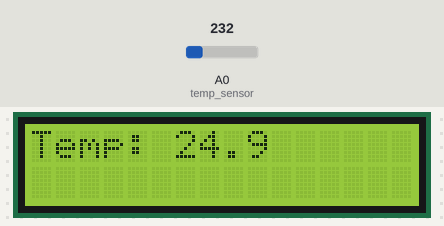
This sketch was run on a simulated Arduino Uno, built with avr-gcc and run on an emulated ATmega328P. Parts: 16×2 character LCD. Inputs (shaded band) come from the test bench; at power-on: A0 (temp_sensor) = 232.

Above: at 1.2 s.
1.3 s: A0 (temp_sensor) set to 250
At 2.4 s:
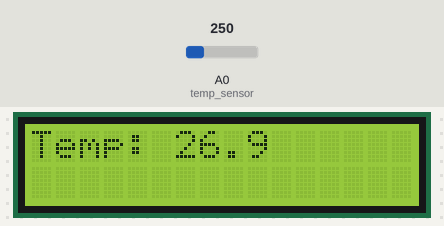
3.5 s: A0 (temp_sensor) set to 266
At 4.7 s:
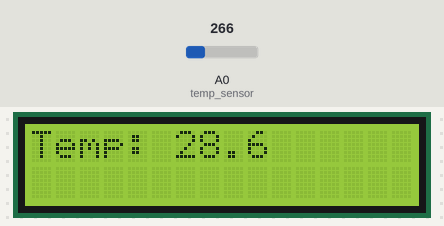
5.6 s: A0 (temp_sensor) set to 290
At 7.0 s:
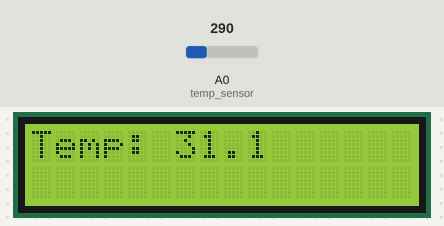
Timing chart, 0 to 8.6 s (numbered marks = the images above; inputs shaded):
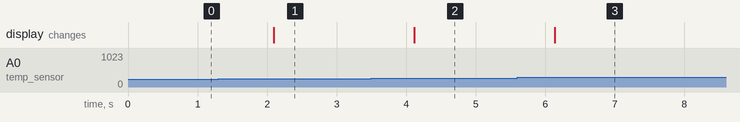

Measured:
- after the input at 1.3 s, the display: changes after 0.80 s (image 1)
- after the input at 3.5 s, the display: changes after 0.62 s (image 2)
- after the input at 5.6 s, the display: changes after 0.54 s (image 3)

The sketch:

ldc_thermometer.ino
```cpp
#include <Wire.h>
#include <LiquidCrystal_I2C.h>

LiquidCrystal_I2C lcd(0x3F, 2, 1, 0, 4, 5, 6, 7, 3, POSITIVE);

int temp_sensor = 0;
float temperatur = 0;

void setup() {
  analogReference(INTERNAL);
  lcd.begin(16, 2);
  lcd.backlight();
  lcd.clear();
}

void loop() {
  lcd.setCursor(0, 0);

  temperatur = analogRead(temp_sensor) / 9.31;
  lcd.print("Temp: ");
  lcd.print(temperatur, 1);
  delay(1000);
}
```
